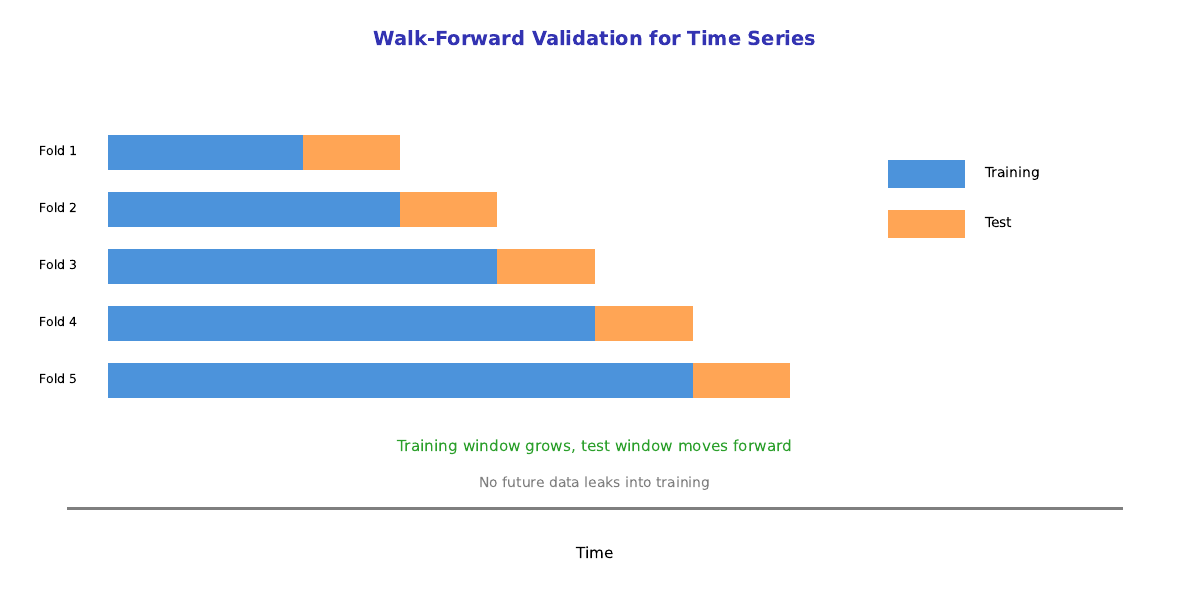

Write the Python code that produced this figure.
CHART_METADATA = {
    'title': 'Walk Forward Validation',
    'url': 'https://github.com/QuantLet/neural-networks-introduction/tree/main/walk_forward_validation'
}

import matplotlib.pyplot as plt
import numpy as np

# Color palette
mlpurple = '#3333B2'
mlblue = '#0066CC'
mlorange = '#FF7F0E'
mlgreen = '#2CA02C'
mlred = '#D62728'
mlgray = '#7F7F7F'

fig, ax = plt.subplots(1, 1, figsize=(12, 6))
ax.set_xlim(0, 12)
ax.set_ylim(0, 8)
ax.axis('off')

ax.text(6, 7.5, 'Walk-Forward Validation for Time Series', fontsize=14, fontweight='bold', ha='center', color=mlpurple)

# Time axis
ax.axhline(y=1, xmin=0.05, xmax=0.95, color=mlgray, lw=2)
ax.text(6, 0.3, 'Time', ha='center', fontsize=11)

# Folds
folds = [
    (1, 3, 4, 'Fold 1'),  # train_start, train_end, test_end, label
    (1, 4, 5, 'Fold 2'),
    (1, 5, 6, 'Fold 3'),
    (1, 6, 7, 'Fold 4'),
    (1, 7, 8, 'Fold 5'),
]

y_positions = [6, 5.2, 4.4, 3.6, 2.8]

for (train_start, train_end, test_end, label), y in zip(folds, y_positions):
    # Training set
    ax.add_patch(plt.Rectangle((train_start, y-0.25), train_end-train_start, 0.5,
                                facecolor=mlblue, alpha=0.7))
    # Validation/test set
    ax.add_patch(plt.Rectangle((train_end, y-0.25), test_end-train_end, 0.5,
                                facecolor=mlorange, alpha=0.7))
    # Label
    ax.text(0.5, y, label, ha='center', va='center', fontsize=9)

# Legend
ax.add_patch(plt.Rectangle((9, 5.5), 0.8, 0.4, facecolor=mlblue, alpha=0.7))
ax.text(10, 5.7, 'Training', fontsize=10, va='center')
ax.add_patch(plt.Rectangle((9, 4.8), 0.8, 0.4, facecolor=mlorange, alpha=0.7))
ax.text(10, 5.0, 'Test', fontsize=10, va='center')

# Key insight
ax.text(6, 1.8, 'Training window grows, test window moves forward', ha='center', fontsize=11, color=mlgreen)
ax.text(6, 1.3, 'No future data leaks into training', ha='center', fontsize=10, color=mlgray)

plt.tight_layout()
plt.savefig('walk_forward_validation.pdf', bbox_inches='tight', dpi=300)
plt.savefig('walk_forward_validation.png', bbox_inches='tight', dpi=300)
plt.close()
print("Generated: walk_forward_validation.pdf")
